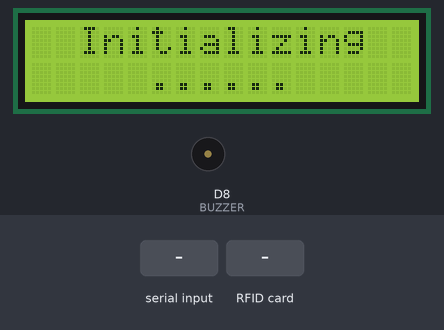
Recording of a sketch running on a simulated ESP8266 (NodeMCU). Shown: 16×2 character LCD, buzzer (waves = sounding, pin HIGH). Inputs (shaded band) come from the test bench. WiFi joins after 1.5 s; servers stay silent unless stated; uploads are accepted with an empty reply; what the sketch prints to the serial monitor is not drawn.

Above: at 2.6 s.
At 6.2 s:
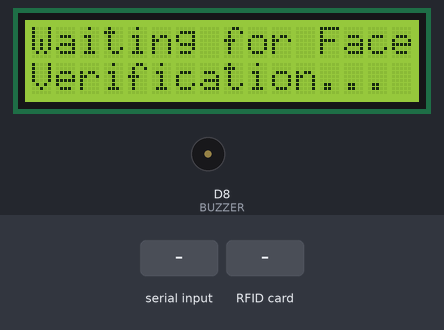
6.3 s: "START\n" received over Serial
At 7.5 s:
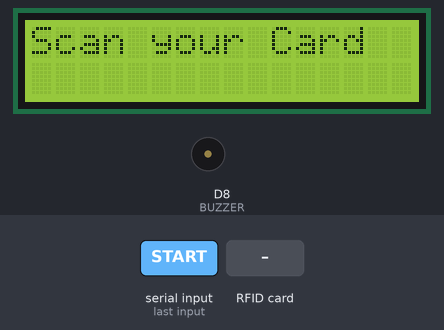
7.8 s: RFID card 5E 7A 19 C4 held to the reader
At 9.9 s:
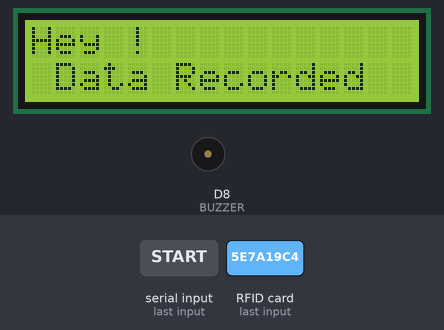
Timing chart, 0 to 11.4 s (numbered marks = the images above; inputs shaded):
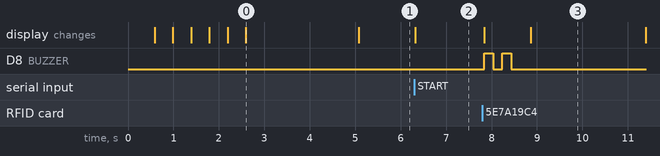

Measured:
- after the input at 6.3 s, the display: changes at once (image 2)
- after the input at 7.8 s, D8 (BUZZER): alternates HIGH for 0.20 s and LOW for 0.20 s, 4 changes in all, then stays LOW, starting at once; the display: first changes at once (image 3 shows a later state)
- what the display in image 0 shows lasts 2.5 s, from 2.6 s to 5.1 s

The sketch:

RFID_Attendance_GoogleSheets.ino
```cpp
// Smart Attendance System with Face Trigger + RFID + Google Sheets
// ✅ ESP8266 + RFID + I2C LCD (Clean Serial for Python Integration)

#include <SPI.h>
#include <MFRC522.h>
#include <Arduino.h>
#include <ESP8266WiFi.h>
#include <ESP8266HTTPClient.h>
#include <WiFiClientSecureBearSSL.h>
#include <Wire.h>
#include <LiquidCrystal_PCF8574.h>

//-----------------------------------------
#define RST_PIN  D3
#define SS_PIN   D4
#define BUZZER   D8
//-----------------------------------------
MFRC522 mfrc522(SS_PIN, RST_PIN);
MFRC522::MIFARE_Key key;
MFRC522::StatusCode status;
//-----------------------------------------
int blockNum = 2;
byte bufferLen = 18;
byte readBlockData[18];
//-----------------------------------------
String card_holder_name;
const String sheet_url = "https://script.google.com/macros/s/AKfycbyrrQL5hmBA7u5nrcAI2kSt60zMg9ACABlwYgNCS2G4rkREAxiJke6kHnQC2pBwWL2N/exec?name=";

//-----------------------------------------
#define WIFI_SSID "HKs Domain"
#define WIFI_PASSWORD "oneforall"

//-----------------------------------------
LiquidCrystal_PCF8574 lcd(0x27);  // I2C LCD address
bool rfidEnabled = false;         // Controlled by Python

/****************************************************************************************************
 * setup() function
 ****************************************************************************************************/
void setup()
{
  delay(500);
  Serial.begin(115200);
  Serial.setDebugOutput(false); // ✅ Disable WiFi debug logs
  Serial.flush();               // ✅ Clear any previous buffer

  Serial.println("\n================================");
  Serial.println("✅ NodeMCU Booting...");
  Serial.println("================================");

  // ✅ Initialize LCD
  lcd.begin(16, 2);
  lcd.setBacklight(255);
  lcd.clear();
  lcd.setCursor(0, 0);
  lcd.print("  Initializing  ");
  for (int a = 5; a <= 10; a++) {
    lcd.setCursor(a, 1);
    lcd.print(".");
    delay(400);
  }

  // ✅ WiFi Setup with timeout
  Serial.print("Connecting to WiFi");
  WiFi.begin(WIFI_SSID, WIFI_PASSWORD);
  uint32_t startAttempt = millis();
  while (WiFi.status() != WL_CONNECTED && millis() - startAttempt < 15000) {
    Serial.print(".");
    delay(300);
  }

  if (WiFi.status() == WL_CONNECTED) {
    Serial.println();
    Serial.println("WiFi connected!");
    Serial.print("IP address: ");
    Serial.println(WiFi.localIP());
  } else {
    Serial.println("\n⚠️ WiFi not connected! Will retry in loop.");
  }

  // ✅ Setup buzzer
  pinMode(BUZZER, OUTPUT);

  // ✅ Initialize SPI + RFID
  SPI.begin();
  mfrc522.PCD_Init();
  delay(500);

  lcd.clear();
  lcd.setCursor(0, 0);
  lcd.print("Waiting for Face");
  lcd.setCursor(0, 1);
  lcd.print("Verification...");

  Serial.println("NODEMCU_READY"); // 🔹 Python will wait for this
}

/****************************************************************************************************
 * loop() function
 ****************************************************************************************************/
void loop()
{
  // Step 1: Check Serial for START command from Python
  if (Serial.available()) {
    String command = Serial.readStringUntil('\n');
    command.trim();

    if (command == "START") {
      rfidEnabled = true;
      Serial.println("START received → RFID Enabled!");
      lcd.clear();
      lcd.setCursor(0, 0);
      lcd.print("Scan your Card ");
      delay(200);
    }
  }

  // Step 2: If RFID is enabled, scan card
  if (rfidEnabled) {
    if (!mfrc522.PICC_IsNewCardPresent() || !mfrc522.PICC_ReadCardSerial()) {
      return;  // No card yet
    }

    // ✅ Card detected: print UID
    Serial.print("Card UID:");
    for (byte i = 0; i < mfrc522.uid.size; i++) {
      Serial.print(" ");
      if (mfrc522.uid.uidByte[i] < 0x10) Serial.print("0");
      Serial.print(mfrc522.uid.uidByte[i], HEX);
    }
    Serial.println();

    lcd.clear();
    lcd.setCursor(0, 0);
    lcd.print("Card Detected!");

    Serial.println(F("Reading last data from RFID..."));
    ReadDataFromBlock(blockNum, readBlockData);

    Serial.print(F("Last data in RFID block "));
    Serial.print(blockNum);
    Serial.print(F(" --> "));
    for (int j = 0; j < 16; j++) {
      Serial.write(readBlockData[j]);
    }
    Serial.println();

    lcd.clear();
    lcd.setCursor(0, 0);
    lcd.print("Hey " + String((char*)readBlockData) + "!");

    // Beep Buzzer
    for(int i=0; i<2; i++) {
      digitalWrite(BUZZER, HIGH); delay(200);
      digitalWrite(BUZZER, LOW);  delay(200);
    }

    // Step 3: Send to Google Sheets
    if (WiFi.status() == WL_CONNECTED) {
      std::unique_ptr<BearSSL::WiFiClientSecure>client(new BearSSL::WiFiClientSecure);
      client->setInsecure(); // Ignore SSL certificate
      card_holder_name = sheet_url + String((char*)readBlockData);
      card_holder_name.trim();
      Serial.println(card_holder_name);

      HTTPClient https;
      https.setFollowRedirects(HTTPC_STRICT_FOLLOW_REDIRECTS);
      Serial.println(F("[HTTPS] begin..."));

      if (https.begin(*client, card_holder_name)){
        Serial.println(F("[HTTPS] GET..."));
        int httpCode = https.GET();

        if (httpCode > 0) {
          Serial.printf("[HTTPS] GET... code: %d\n", httpCode);
          lcd.setCursor(0, 1);
          lcd.print(" Data Recorded ");
          delay(2000);
        } else {
          Serial.printf("[HTTPS] GET... failed, error: %s\n", https.errorToString(httpCode).c_str());
        }
        https.end();
        delay(500);
      } else {
        Serial.println("[HTTPS] Unable to connect");
      }
    }

    // ✅ Inform via Serial for debugging
    Serial.println("CARD_SCANNED");

    // Step 4: Disable RFID until next face verification
    rfidEnabled = false;
    Serial.println("RFID Scan Complete. Waiting for START again...");
    lcd.clear();
    lcd.setCursor(0, 0);
    lcd.print("Waiting for Face");
    lcd.setCursor(0, 1);
    lcd.print("Verification...");
    delay(200);
  }
}

/****************************************************************************************************
 * ReadDataFromBlock() function
 ****************************************************************************************************/
void ReadDataFromBlock(int blockNum, byte readBlockData[])
{
  for (byte i = 0; i < 6; i++) {
    key.keyByte[i] = 0xFF;
  }

  status = mfrc522.PCD_Authenticate(MFRC522::PICC_CMD_MF_AUTH_KEY_A, blockNum, &key, &(mfrc522.uid));
  if (status != MFRC522::STATUS_OK){
     Serial.print("Authentication failed for Read: ");
     Serial.println(mfrc522.GetStatusCodeName(status));
     return;
  } else {
    Serial.println("Authentication success");
  }

  status = mfrc522.MIFARE_Read(blockNum, readBlockData, &bufferLen);
  if (status != MFRC522::STATUS_OK) {
    Serial.print("Reading failed: ");
    Serial.println(mfrc522.GetStatusCodeName(status));
    return;
  } else {
    Serial.println("Block was read successfully");
  }
}
```
